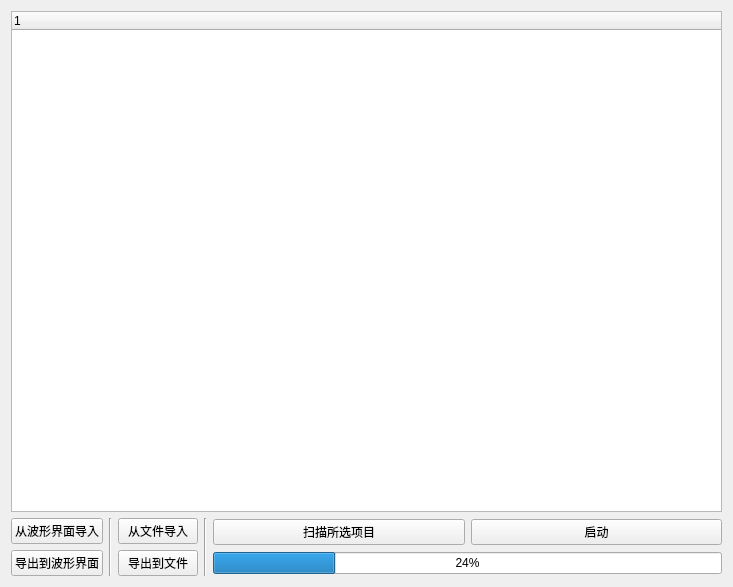
<?xml version="1.0" encoding="UTF-8"?>
<ui version="4.0">
 <class>SchedulerForm</class>
 <widget class="QWidget" name="SchedulerForm">
  <property name="geometry">
   <rect>
    <x>0</x>
    <y>0</y>
    <width>733</width>
    <height>587</height>
   </rect>
  </property>
  <property name="windowTitle">
   <string>计划表</string>
  </property>
  <layout class="QVBoxLayout" name="verticalLayout">
   <item>
    <widget class="MenuTreeWidget" name="ScheduleTree">
     <property name="sizeAdjustPolicy">
      <enum>QAbstractScrollArea::AdjustIgnored</enum>
     </property>
     <property name="editTriggers">
      <set>QAbstractItemView::NoEditTriggers</set>
     </property>
     <property name="selectionMode">
      <enum>QAbstractItemView::ExtendedSelection</enum>
     </property>
     <property name="selectionBehavior">
      <enum>QAbstractItemView::SelectRows</enum>
     </property>
     <column>
      <property name="text">
       <string notr="true">1</string>
      </property>
     </column>
    </widget>
   </item>
   <item>
    <layout class="QHBoxLayout" name="EditLayout"/>
   </item>
   <item>
    <layout class="QHBoxLayout" name="InteractiveLayout" stretch="0,0,0,0,0">
     <item>
      <layout class="QVBoxLayout" name="WavePanelLayout">
       <item>
        <widget class="QPushButton" name="ImportFromWavePanelBtn">
         <property name="sizePolicy">
          <sizepolicy hsizetype="Maximum" vsizetype="Fixed">
           <horstretch>0</horstretch>
           <verstretch>0</verstretch>
          </sizepolicy>
         </property>
         <property name="text">
          <string>从波形界面导入</string>
         </property>
         <property name="autoDefault">
          <bool>false</bool>
         </property>
        </widget>
       </item>
       <item>
        <widget class="QPushButton" name="ExportToWavePanelBtn">
         <property name="sizePolicy">
          <sizepolicy hsizetype="Maximum" vsizetype="Fixed">
           <horstretch>0</horstretch>
           <verstretch>0</verstretch>
          </sizepolicy>
         </property>
         <property name="text">
          <string>导出到波形界面</string>
         </property>
        </widget>
       </item>
      </layout>
     </item>
     <item>
      <widget class="Line" name="LineBetweenFLandIL">
       <property name="orientation">
        <enum>Qt::Vertical</enum>
       </property>
      </widget>
     </item>
     <item>
      <layout class="QVBoxLayout" name="FileBtnLayout">
       <item>
        <widget class="QPushButton" name="ImportFromFileBtn">
         <property name="sizePolicy">
          <sizepolicy hsizetype="Maximum" vsizetype="Fixed">
           <horstretch>0</horstretch>
           <verstretch>0</verstretch>
          </sizepolicy>
         </property>
         <property name="text">
          <string>从文件导入</string>
         </property>
         <property name="autoDefault">
          <bool>false</bool>
         </property>
        </widget>
       </item>
       <item>
        <widget class="QPushButton" name="ExportToFileBtn">
         <property name="sizePolicy">
          <sizepolicy hsizetype="Maximum" vsizetype="Maximum">
           <horstretch>0</horstretch>
           <verstretch>0</verstretch>
          </sizepolicy>
         </property>
         <property name="text">
          <string>导出到文件</string>
         </property>
        </widget>
       </item>
      </layout>
     </item>
     <item>
      <widget class="Line" name="LineBetweenWLandFL">
       <property name="orientation">
        <enum>Qt::Vertical</enum>
       </property>
      </widget>
     </item>
     <item>
      <layout class="QVBoxLayout" name="InitiateLayout">
       <item>
        <layout class="QHBoxLayout" name="horizontalLayout">
         <item>
          <widget class="QPushButton" name="ScanArgBtn">
           <property name="sizePolicy">
            <sizepolicy hsizetype="Minimum" vsizetype="Fixed">
             <horstretch>0</horstretch>
             <verstretch>0</verstretch>
            </sizepolicy>
           </property>
           <property name="text">
            <string>扫描所选项目</string>
           </property>
          </widget>
         </item>
         <item>
          <widget class="QPushButton" name="InitBtn">
           <property name="text">
            <string>启动</string>
           </property>
          </widget>
         </item>
        </layout>
       </item>
       <item>
        <widget class="QProgressBar" name="ExecutionProgressBar">
         <property name="sizePolicy">
          <sizepolicy hsizetype="Expanding" vsizetype="Fixed">
           <horstretch>0</horstretch>
           <verstretch>0</verstretch>
          </sizepolicy>
         </property>
         <property name="value">
          <number>24</number>
         </property>
        </widget>
       </item>
      </layout>
     </item>
    </layout>
   </item>
  </layout>
 </widget>
 <customwidgets>
  <customwidget>
   <class>MenuTreeWidget</class>
   <extends>QTreeWidget</extends>
   <header>EditableTableWidget</header>
  </customwidget>
 </customwidgets>
 <resources/>
 <connections/>
</ui>
